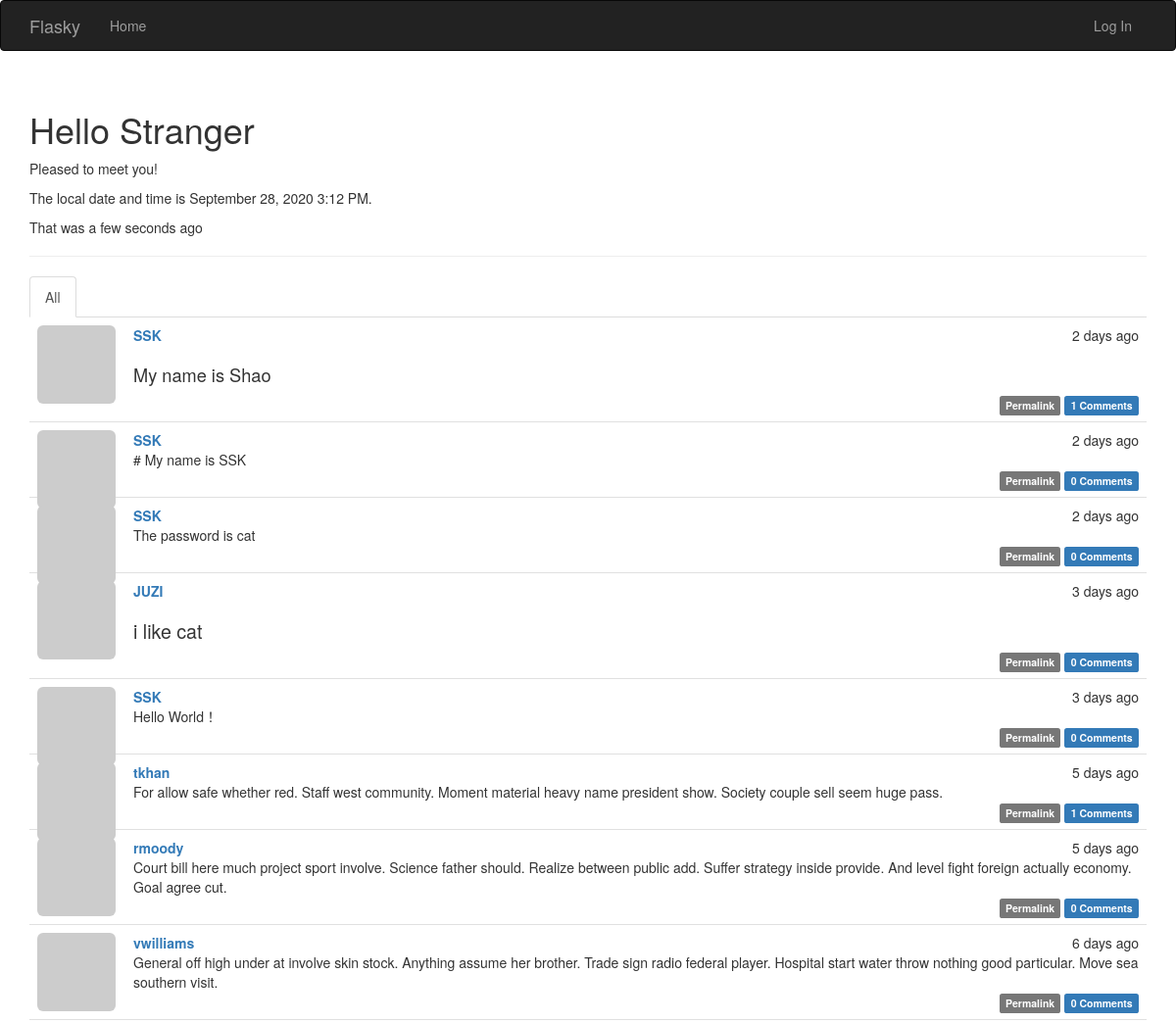
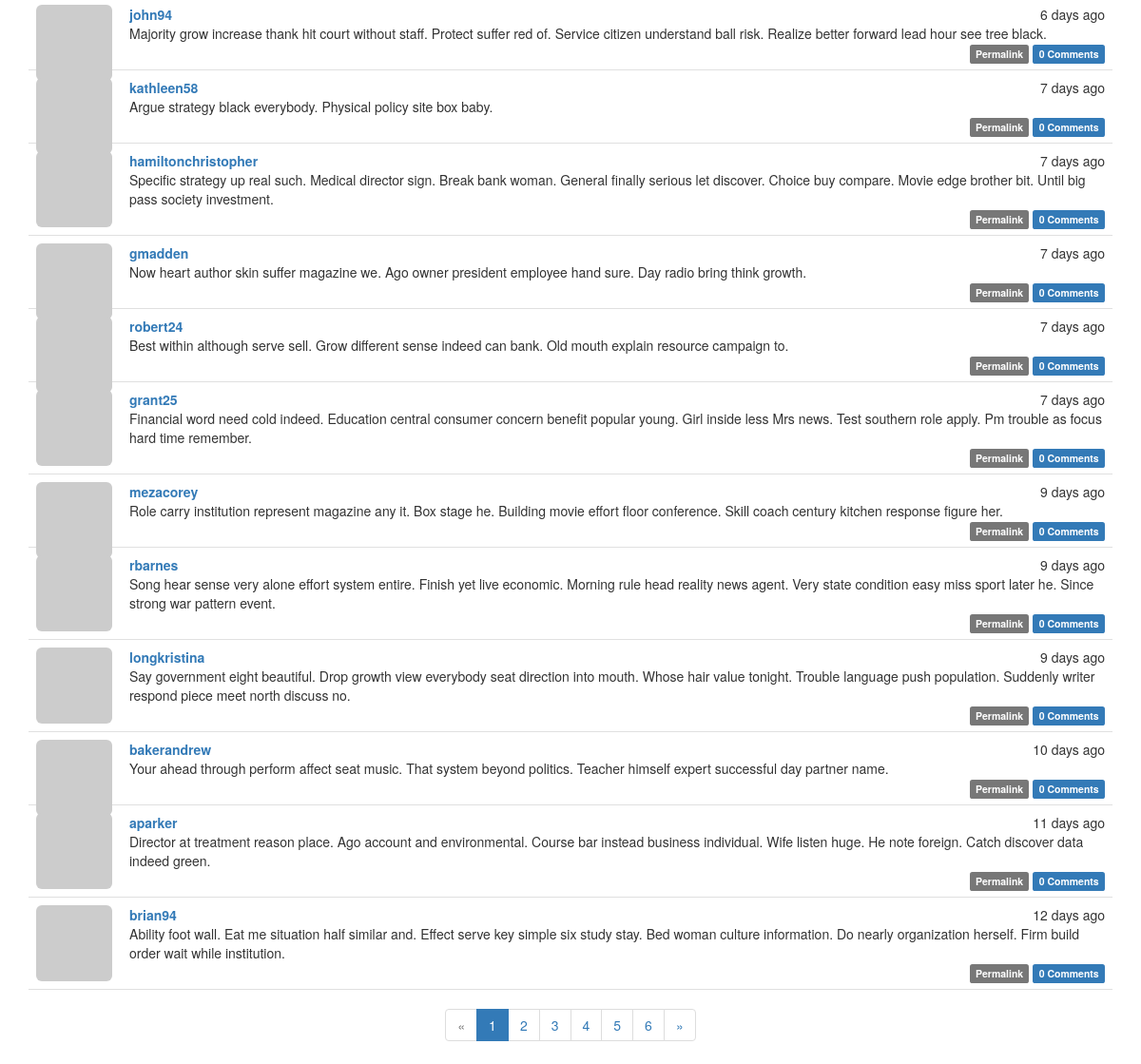
The page / on the database its author committed (2 pictures, top to bottom).
### app/models.py (models this page shows, shortened)
class Post(db.Model):
    __tablename__='posts'
    id = db.Column(db.Integer,primary_key=True)
    body = db.Column(db.Text)
    timestamp = db.Column(db.DateTime,index=True,default=datetime.utcnow)
    author_id = db.Column(db.Integer,db.ForeignKey('users.id'))
    body_html = db.Column(db.Text)
    comments = db.relationship('Comment',backref='post',lazy='dynamic')

class User(UserMixin,db.Model):
    __tablename__='users'
    id = db.Column(db.Integer,primary_key=True)
    email = db.Column(db.String(64),unique=True,index=True)
    role_id = db.Column(db.Integer,db.ForeignKey('roles.id'))
    username = db.Column(db.String(64), unique=True, index=True)
    password_hash=db.Column(db.String(128))
    confirmed = db.Column(db.Boolean,default=False)
    name = db.Column(db.String(64))
    location = db.Column(db.String(64))
    about_me = db.Column(db.Text())
    member_since = db.Column(db.DateTime(),default=datetime.utcnow)
    last_seen = db.Column(db.DateTime(),default=datetime.utcnow)
    avatar_hash = db.Column(db.String(32))
    posts = db.relationship('Post',backref='author',lazy='dynamic')
    followed = db.relationship('Follow',
                               foreign_keys=[Follow.follower_id],
                               backref=db.backref('follower', lazy='joined'),
                               lazy='dynamic',
                               cascade='all, delete-orphan')
    followers = db.relationship('Follow',
                                foreign_keys=[Follow.followed_id],
                                backref=db.backref('followed', lazy='joined'),
                                lazy='dynamic',
                                cascade='all, delete-orphan')
    comments = db.relationship('Comment',backref='author',lazy='dynamic')
    def gravatar_hash(self):
        return hashlib.md5(self.email.lower().encode('utf-8')).hexdigest()
    def gravatar(self,size=100,default='identicon',ratting='g'):
        if request.is_secure:
            url = 'https://secure.gravatar.com/avatar'
        else:
            url = 'http://www.gravatar.com/avatar'
        hash = self.gravatar_hash() or self.avatar_hash
        return '{url}/{hash}?s={size}&d={default}&r={ratting}'.format(url=url,hash=hash,size=size,default=default,ratting=ratting)
    @property
    def password(self):
        raise AttributeError('password is not a readable attribute')

### app/main/views.py (the view)
@main.route('/', methods=['GET', 'POST'])
def index():
    form = PostForm()
    if current_user.can(Permission.WRITE) and form.validate_on_submit():
        post = Post(body=form.body.data,author=current_user._get_current_object())
        db.session.add(post)
        db.session.commit()
        return redirect(url_for('.index'))
    show_followed = False
    if current_user.is_authenticated:
        show_followed = bool(request.cookies.get('show_followed',''))
    if show_followed:
        query = current_user.followed_posts
    else:
        query = Post.query
    page = request.args.get('page',1,type=int)
    pagination = query.order_by(Post.timestamp.desc()).paginate(
        page,per_page=current_app.config['FLASKY_POSTS_PER_PAGE'],error_out=False)
    posts = pagination.items
    return render_template('index.html',form=form,posts=posts,
                           show_followed=show_followed,pagination=pagination,current_time=datetime.utcnow())

### app/auth/views.py (called while the page is built)
@auth.before_app_request
def before_request():
    if current_user.is_authenticated:
        current_user.ping()
        if not current_user.confirmed \
                and request.blueprint != 'auth' \
                and request.endpoint != 'static':
            return redirect(url_for('auth.unconfirmed'))

### app/main/__init__.py (called while the page is built)
@main.app_context_processor
def inject_permissions():
    return dict(Permission=Permission)

### app/models.py (called while the page is built)
    def can(self,permissions):
        return False

    def is_administrator(self):
        return False

### app/templates/index.html (shortened to what this page needs)
{% extends "base.html" %}
{% import "bootstrap/wtf.html" as wtf %}
{% import "_macros.html" as macros %}
{% block styles %}
{{ super() }}
<link rel="stylesheet" href="{{ url_for('static', filename='styles.css') }}">
{% endblock %}
{% block page_content %}
<div class="page-header">
    <h1>Hello {% if current_user.is_authenticated %}{{ current_user.username }}{% else %}Stranger{% endif %}</h1>
    {% if not known %}
    <p>Pleased to meet you!</p>
    {% else %}
    <p>Happy to meet you again!</p>
    {% endif %}
    <p>The local date and time is {{ moment(current_time).format('LLL') }}.</p>
    <p>That was {{ moment(current_time).fromNow(refresh=True) }}</p>
</div>
<div class="post-tabs">
    <ul class="nav nav-tabs">
        <li{% if not show_followed %} class="active"{% endif %}><a href="{{ url_for('.show_all') }}">All</a></li>
    </ul>
    {% include '_posts.html' %}
</div>
<div class="pagination">
    {{ macros.pagination_widget(pagination,'.index') }}
</div>
{% endblock %}

### app/templates/_posts.html (shortened to what this page needs)
<ul class="posts">
    {% for post in posts %}
    <li class="post">
        <div class="profile-thumbnail">
            <a href="{{ url_for('.user',username=post.author.username) }}">
                <img class="img-rounded profile-thumbnail" src="{{ post.author.gravatar(size=40) }}">
            </a>
        </div>
        <div class="post-content">
            <div class="post-date">{{ moment(post.timestamp).fromNow() }}</div>
            <div class="post-author">
                <a href="{{ url_for('.user',username=post.author.username) }}">
                    {{ post.author.username }}
                </a>
            </div>
            <div class="post-body">
                {% if post.body_html %}
                    {{ post.body_html|safe }}
                {% else %}
                    {{ post.body }}
                {% endif %}
            </div>
            <div class="post-footer">
                <a href="{{ url_for('.post', id=post.id) }}">
                    <span class="label label-default">Permalink</span>
                </a>
                <a href="{{ url_for('.post', id=post.id) }}#comments">
                    <span class="label label-primary">{{ post.comments.count() }} Comments</span>
                </a>
            </div>
        </div>
    </li>
    {% endfor %}
</ul>

### app/static/styles.css (style rules this page uses)
.profile-thumbnail { position: absolute; }
div.post-tabs { margin-top: 16px; }
ul.posts { list-style-type: none; padding: 0px; margin: 16px 0px 0px 0px; border-top: 1px solid #e0e0e0; }
div.post-tabs ul.posts { margin: 0px; border-top: none; }
ul.posts li.post { padding: 8px; border-bottom: 1px solid #e0e0e0; }
div.post-date { float: right; }
div.post-author { font-weight: bold; margin-left: 50px; }
div.post-body { margin-left: 50px; }
div.post-content { margin-left: 48px; min-height: 48px; }
div.post-footer { text-align: right; }
div.pagination { width: 100%; text-align: center; padding: 0px; margin: 0px; }
.post-body h1 { font-size: 140%; }
.post-body h2 { font-size: 130%; }

### rows shown on the page
Post: timestamp "2 days ago", author.username "SSK", body_html "My name is Shao", comments.count "1"
Post: timestamp "2 days ago", author.username "SSK", body "# My name is SSK", comments.count "0"
Post: timestamp "2 days ago", author.username "SSK", body "The password is cat", comments.count "0"
Post: timestamp "3 days ago", author.username "JUZI", body_html "i like cat", comments.count "0"
Post: timestamp "3 days ago", author.username "SSK", body "Hello World！", comments.count "0"
Post: timestamp "5 days ago", author.username "tkhan", body "For allow safe whether red. Staff west community. Moment material heavy name president show. Society couple sell seem huge pass.", comments.count "1"
Post: timestamp "5 days ago", author.username "rmoody", body "Court bill here much project sport involve. Science father should. Realize between public add. Suffer strategy inside provide. And level fight foreign actually economy. Goal agree cut.", comments.count "0"
Post: timestamp "6 days ago", author.username "vwilliams", body "General off high under at involve skin stock. Anything assume her brother. Trade sign radio federal player. Hospital start water throw nothing good particular. Move sea southern visit.", comments.count "0"
Post: timestamp "6 days ago", author.username "john94", body "Majority grow increase thank hit court without staff. Protect suffer red of. Service citizen understand ball risk. Realize better forward lead hour see tree black.", comments.count "0"
Post: timestamp "7 days ago", author.username "kathleen58", body "Argue strategy black everybody. Physical policy site box baby.", comments.count "0"
Post: timestamp "7 days ago", author.username "hamiltonchristopher", body "Specific strategy up real such. Medical director sign. Break bank woman. General finally serious let discover. Choice buy compare. Movie edge brother bit. Until big pass society investment.", comments.count "0"
Post: timestamp "7 days ago", author.username "gmadden", body "Now heart author skin suffer magazine we. Ago owner president employee hand sure. Day radio bring think growth.", comments.count "0"
Post: timestamp "7 days ago", author.username "robert24", body "Best within although serve sell. Grow different sense indeed can bank. Old mouth explain resource campaign to.", comments.count "0"
Post: timestamp "7 days ago", author.username "grant25", body "Financial word need cold indeed. Education central consumer concern benefit popular young. Girl inside less Mrs news. Test southern role apply. Pm trouble as focus hard time remember.", comments.count "0"
Post: timestamp "9 days ago", author.username "mezacorey", body "Role carry institution represent magazine any it. Box stage he. Building movie effort floor conference. Skill coach century kitchen response figure her.", comments.count "0"
Post: timestamp "9 days ago", author.username "rbarnes", body "Song hear sense very alone effort system entire. Finish yet live economic. Morning rule head reality news agent. Very state condition easy miss sport later he. Since strong war pattern event.", comments.count "0"
Post: timestamp "9 days ago", author.username "longkristina", body "Say government eight beautiful. Drop growth view everybody seat direction into mouth. Whose hair value tonight. Trouble language push population. Suddenly writer respond piece meet north discuss no.", comments.count "0"
Post: timestamp "10 days ago", author.username "bakerandrew", body "Your ahead through perform affect seat music. That system beyond politics. Teacher himself expert successful day partner name.", comments.count "0"
Post: timestamp "11 days ago", author.username "aparker", body "Director at treatment reason place. Ago account and environmental. Course bar instead business individual. Wife listen huge. He note foreign. Catch discover data indeed green.", comments.count "0"
Post: timestamp "12 days ago", author.username "brian94", body "Ability foot wall. Eat me situation half similar and. Effect serve key simple six study stay. Bed woman culture information. Do nearly organization herself. Firm build order wait while institution.", comments.count "0"

### other values the page prints
{{ p }} "1"
{{ p }} "2" "3" "4" "5" "6"
